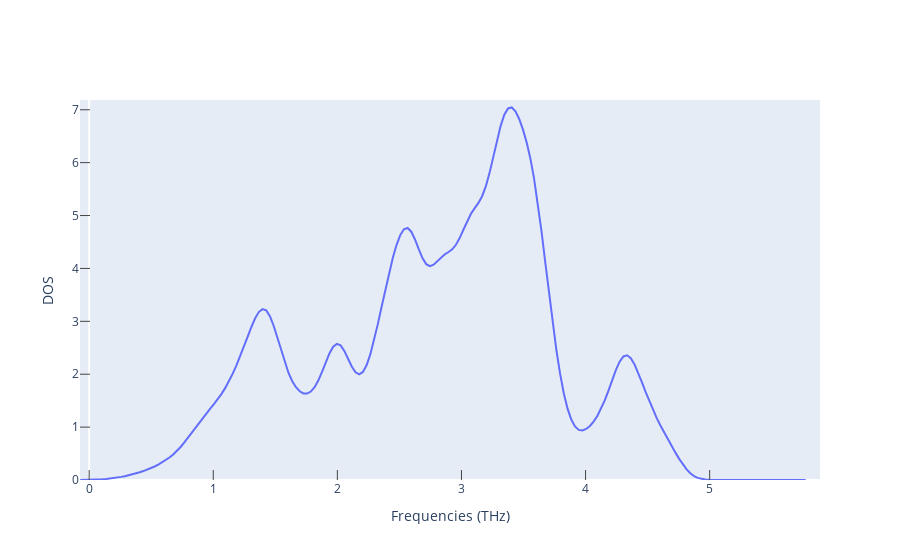

Here is the notebook cell this chart was saved with:
### Markdown cell above
## Structure des bandes phononiques et de leur densité d'états

### Code cell
fig_ph_dos = get_plot_dos(phonon_dos)
fig_ph_dos.show()

### Figure 1 — Plotly figure (JSON) as saved in the notebook; plotly's stock layout.template omitted (floating-point values rounded to 4 significant figures; data arrays with more than 128 entries replaced by an {"elided": "..."} marker saying what was removed)
{"data": [{"mode": "lines", "type": "scatter", "x": {"elided": "196 float values"}, "y": {"elided": "196 float values"}}], "layout": {"xaxis": {"mirror": true, "range": [-0.07382, 5.889], "showgrid": false, "ticklen": 10, "ticks": "inside", "title": {"text": "Frequencies (THz)"}}, "yaxis": {"mirror": true, "range": [0, 7.184], "showgrid": false, "ticklen": 10, "ticks": "inside", "title": {"text": "DOS"}}}}
